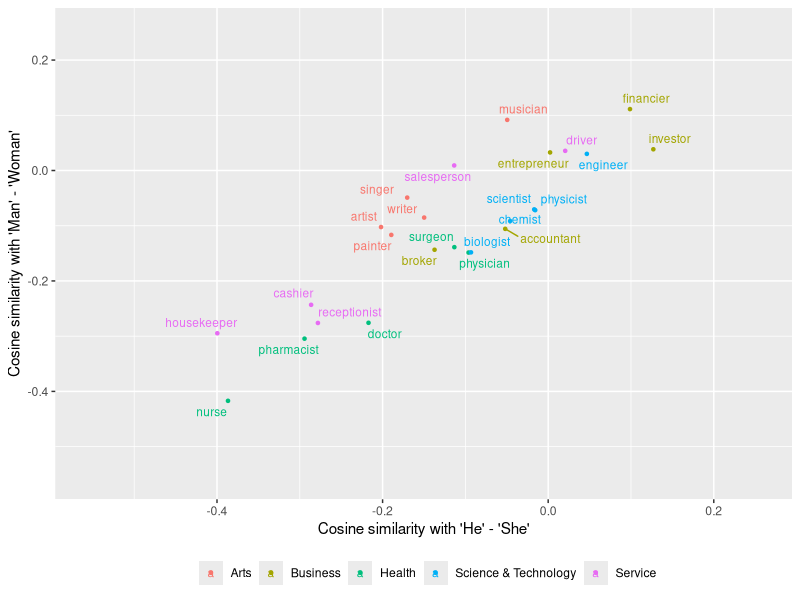
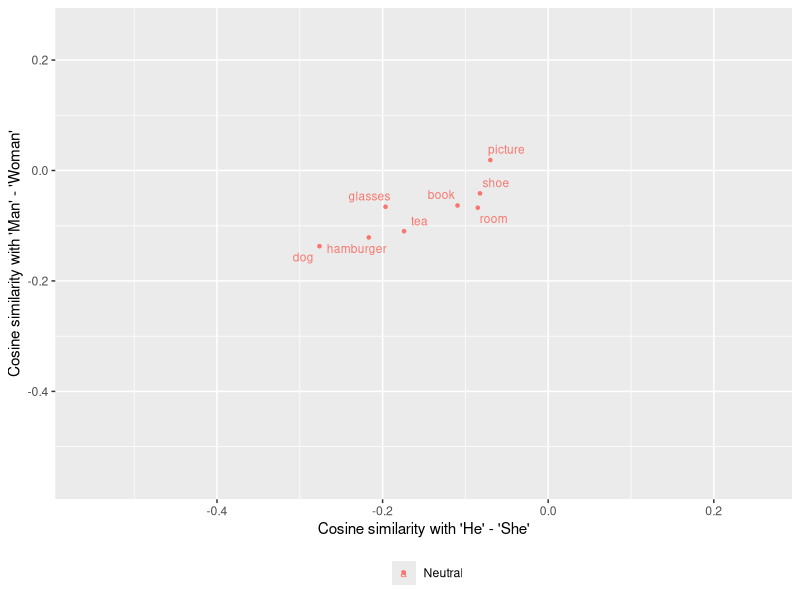
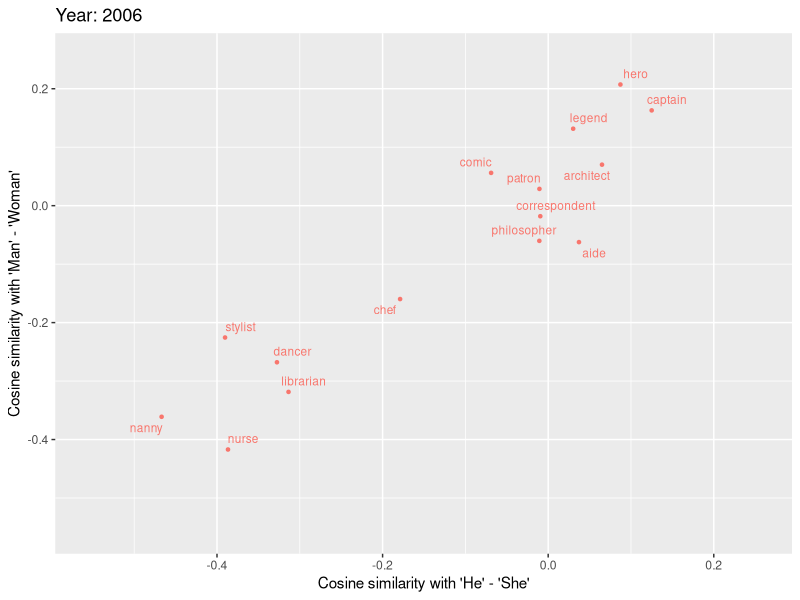
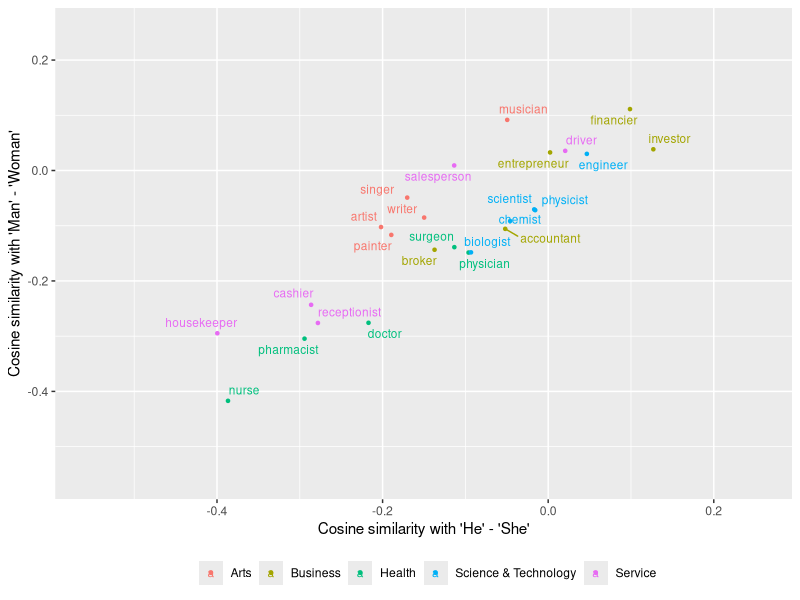
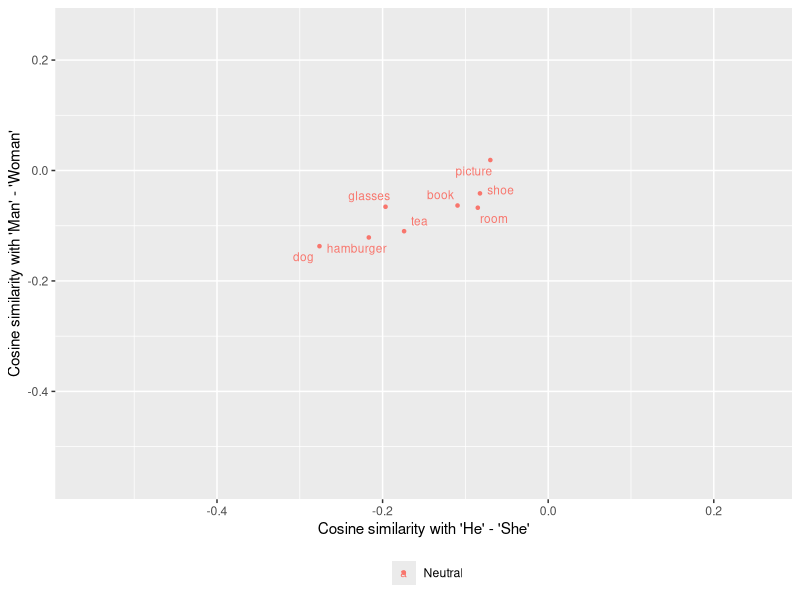
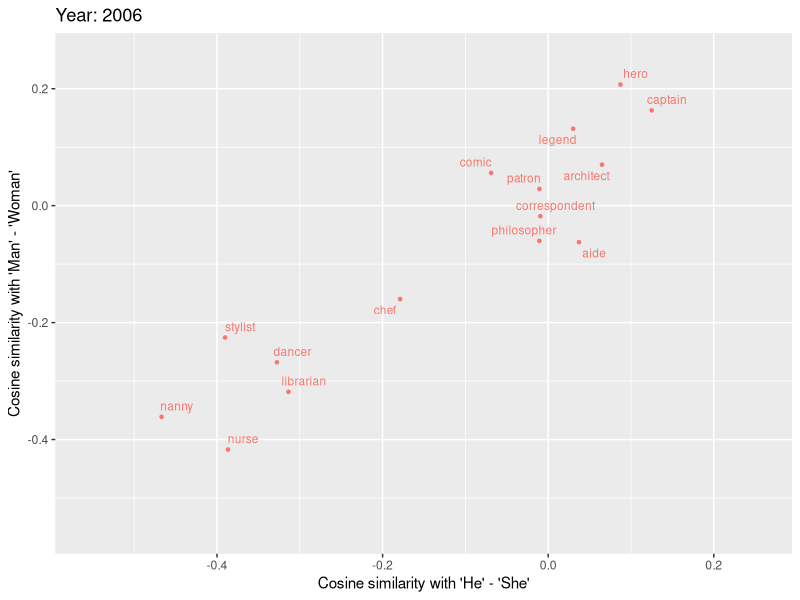
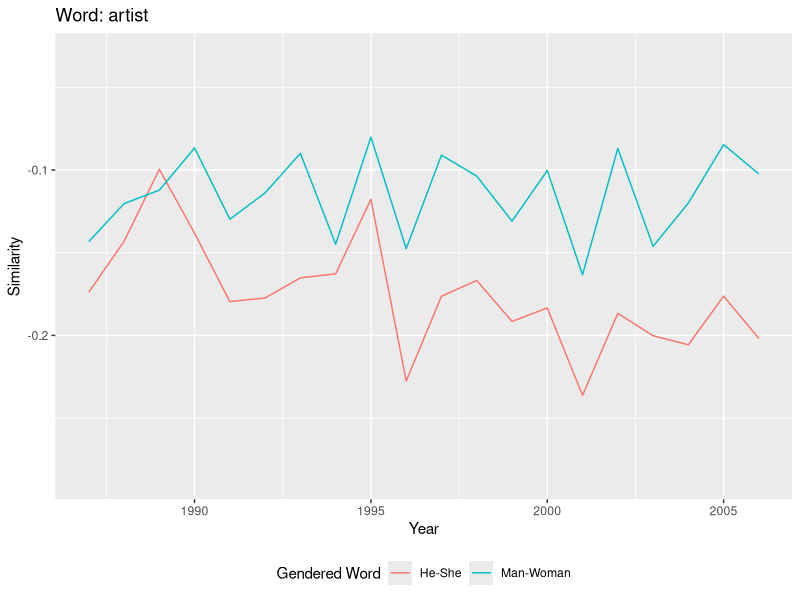
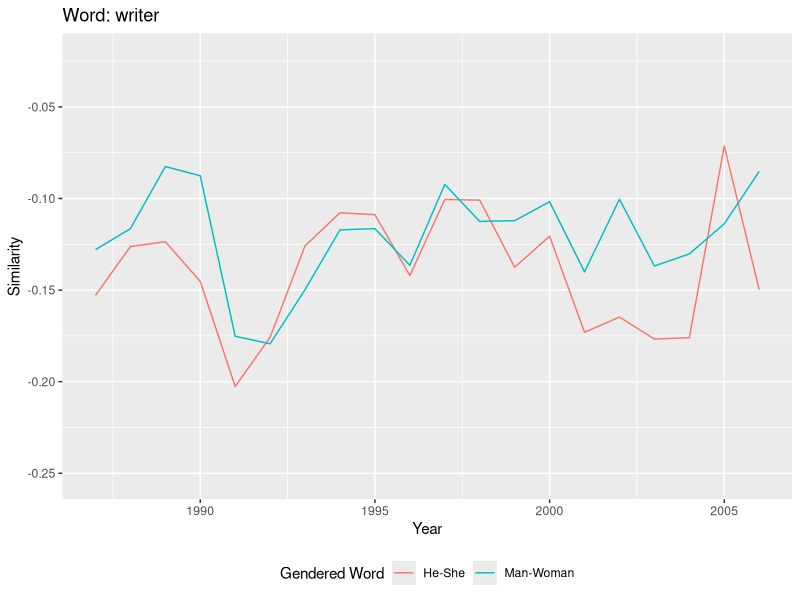

Here is the R script that generated these plots, in order: (Note: this script raises an error after producing the figures.)
library(tidyr)
library(dplyr)
library(ggplot2)
library(ggrepel)

w2v_df <- read.csv("projections.tsv", sep="\t")
curr_year <- 2006

gg_color_hue <- function(n) {
  hues = seq(15, 375, length = n + 1)
  hcl(h = hues, l = 65, c = 100)[1:n]
}

##########################
# PER YEAR - TOPIC WORDS #
##########################
cols <- gg_color_hue(5)

min_proj <- min(w2v_df$similarity)
max_proj <- max(w2v_df$similarity)

w2v_curr_df <- filter(w2v_df, year == curr_year, topic != 'neutral' & topic != 'litcomp') %>%
                spread(key = word_diff, value = similarity)
names(w2v_curr_df)[c(4,5)] <- c("he_she","man_woman")
ggplot(w2v_curr_df, aes(x = he_she, y = man_woman, colour = topic)) +
  geom_point(size = .9) +
  geom_text_repel(aes(label = word), size = 3) +
  labs(x = "Cosine similarity with 'He' - 'She'", 
       y = "Cosine similarity with 'Man' - 'Woman'") +
  scale_colour_manual(name="",
                      values=cols,
                      breaks=c("arts","business","health","science&tech","service"),
                      labels=c("Arts", "Business", "Health", "Science & Technology", "Service")) +
  theme(legend.position = 'bottom') +
  xlim(min_proj,max_proj) + 
  ylim(min_proj,max_proj) 
ggsave(paste0("./Plots/Proj",curr_year,".pdf"), height = 5, width = 5)

#################
# NEUTRAL WORDS #
#################
cols <- gg_color_hue(1)

w2v_curr_df <- filter(w2v_df, year == curr_year, topic == 'neutral') %>%
  spread(key = word_diff, value = similarity)
names(w2v_curr_df)[c(4,5)] <- c("he_she","man_woman")
ggplot(w2v_curr_df, aes(x = he_she, y = man_woman, colour = topic)) +
  geom_point(size = .9) +
  geom_text_repel(aes(label = word), size = 3) +
  labs(x = "Cosine similarity with 'He' - 'She'", 
       y = "Cosine similarity with 'Man' - 'Woman'") +
  scale_colour_manual(name="",
                      values=cols,
                      breaks=c("neutral"),
                      labels=c("Neutral")) +
  theme(legend.position = 'bottom') +
  xlim(min_proj,max_proj) + 
  ylim(min_proj,max_proj) 
ggsave(paste0("./Plots/ProjNeutral",curr_year,".pdf"), height = 5, width = 5)

#################
# COMPARISON WORDS #
#################
w2v_curr_df <- filter(w2v_df, year == curr_year, topic == 'litcomp') %>%
  spread(key = word_diff, value = similarity)
names(w2v_curr_df)[c(4,5)] <- c("he_she","man_woman")
ggplot(w2v_curr_df, aes(x = he_she, y = man_woman, colour = topic)) +
  geom_point(size = .9) +
  geom_text_repel(aes(label = word), size = 3) +
  labs(x = "Cosine similarity with 'He' - 'She'", 
       y = "Cosine similarity with 'Man' - 'Woman'", 
       title = paste0("Year: ",curr_year)) +
  theme(legend.position = "none") +
  xlim(min_proj,max_proj) + 
  ylim(min_proj,max_proj) 
ggsave(paste0("./Plots/ProjLitComp",curr_year,".png"), height = 5, width = 5)

#############
# OVER TIME #
#############
words <- unique(w2v_df$word)
for (w in words) {
  w2v_word_df <- filter(w2v_df, word == w)
  ggplot(w2v_word_df, aes(x = year, y = similarity, colour = word_diff, group = word_diff)) +
               geom_line() +
               labs(x = "Year", y = "Similarity", colour = "Gendered Word", title = paste0("Word: ", w)) +
               theme(legend.position = 'bottom') +
               ylim(min(w2v_word_df$similarity)-0.05,max(w2v_word_df$similarity)+0.05)
  ggsave(paste0("./Plots/Word",w,"OT.png"))
}
